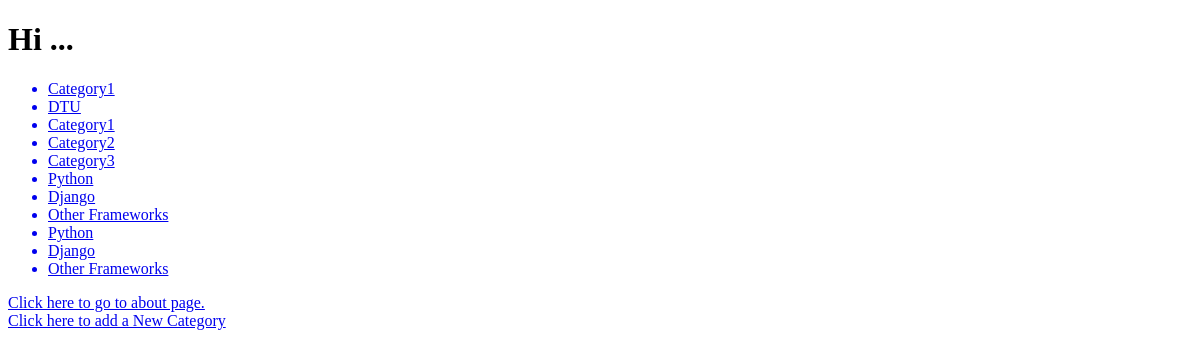
/rango/, run on an earlier commit of the app's database.
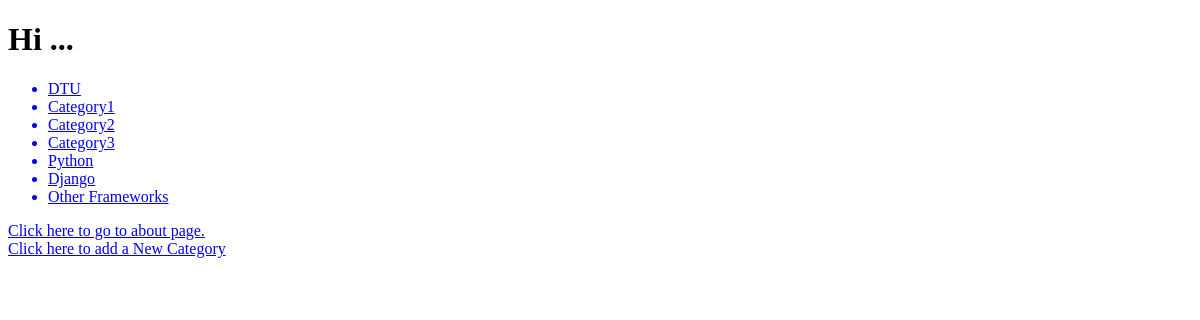
And on a later commit of the database.
### rango/models.py (models this page shows)
class Category(models.Model):
	name = models.CharField(max_length=200)
	views = models.IntegerField(default=0)
	likes = models.IntegerField(default=0)
	def __str__(self):
		return self.name

### rango/views.py (the view)
def index(request):
	my_categories = Category.objects.all()
	context_dict = {"category_list":my_categories}
	return render(request,'rango/index.html',context_dict)

### templates/rango/index.html (shortened to what this page needs)
<!DOCTYPE HTML>
{% load staticfiles %}
<html>
	<head>
	</head>
	<body>
		<h1> Hi ... </h1>
		{% if category_list  %}
			<ul>
			{% for cat in category_list %}
				<a href="/rango/category/{{cat.name}}"><li>{{cat}}</li></a>
			{% endfor %}
			</ul>
		{% else %}
			<h2>No Categories available</h2>
		{%endif%}
		<a href = "/rango/about">Click here to go to about page.</a>
		<br>
		<a href = "/rango/add_category/{{category_name}}">Click here to add a New Category </a>
	</body>
</html>

What changed in the data, as far as the page shows it:
removed Category: name "Category1"
removed Category: name "Python"
removed Category: name "Django"
removed Category: name "Other Frameworks"
